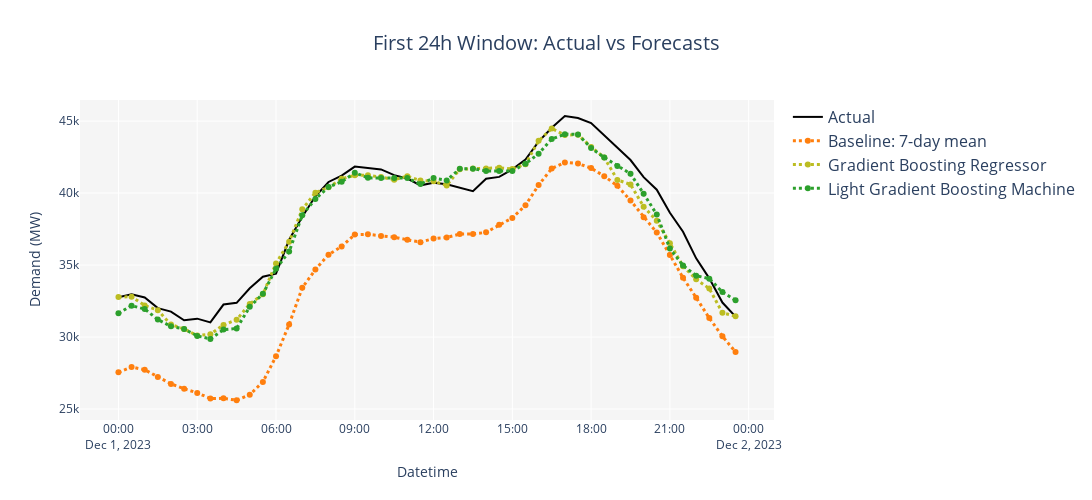

The code cell stored with this chart in its notebook:
### Markdown cell above
## Forecast comparison: the first 48h window

### Code cell
# Prepare data for the first 48h window
actual_times = first_window_baseline["datetime"]
actual_values = df_ml.filter(
    (df_ml["datetime"] >= actual_times.iloc[0]) & (df_ml["datetime"] <= actual_times.iloc[-1])
)["tsd"].to_numpy()

# Forecasts for the first 48h window
baseline_pred = first_window_baseline["prediction"]
gbr_pred = first_window_gbr["prediction"]

# Plotly colors (same as in the last block)
color_baseline = '#ff7f0e'
color_gbr = '#bcbd22'
color_lgbm = '#2ca02c'

fig = go.Figure()

# Actual (solid black)
fig.add_trace(go.Scatter(
    x=actual_times,
    y=actual_values,
    mode='lines',
    name='Actual',
    line=dict(color='black', width=2, dash='solid')
))

# Baseline forecast (dotted)
fig.add_trace(go.Scatter(
    x=actual_times,
    y=baseline_pred,
    mode='lines+markers',
    name='Baseline: 7-day mean',
    line=dict(color=color_baseline, width=3, dash='dot'),
    marker=dict(color=color_baseline)
))

# Gradient Boosting Regressor forecast (dotted)
fig.add_trace(go.Scatter(
    x=actual_times,
    y=gbr_pred,
    mode='lines+markers',
    name='Gradient Boosting Regressor',
    line=dict(color=color_gbr, width=3, dash='dot'),
    marker=dict(color=color_gbr)
))

# LightGBM forecast (dotted)
fig.add_trace(go.Scatter(
    x=actual_times,
    y=first_window_lgbm["prediction"],
    mode='lines+markers',
    name='Light Gradient Boosting Machine',
    line=dict(color=color_lgbm, width=3, dash='dot'),
    marker=dict(color=color_lgbm)
))

fig.update_layout(
    title="First 24h Window: Actual vs Forecasts",
    xaxis_title="Datetime",
    yaxis_title="Demand (MW)",
    title_font=dict(size=20),
    title_x=0.5,
    plot_bgcolor='whitesmoke',
    legend=dict(font=dict(size=16)),
    width=1100,
    height=500
)

fig.show()
